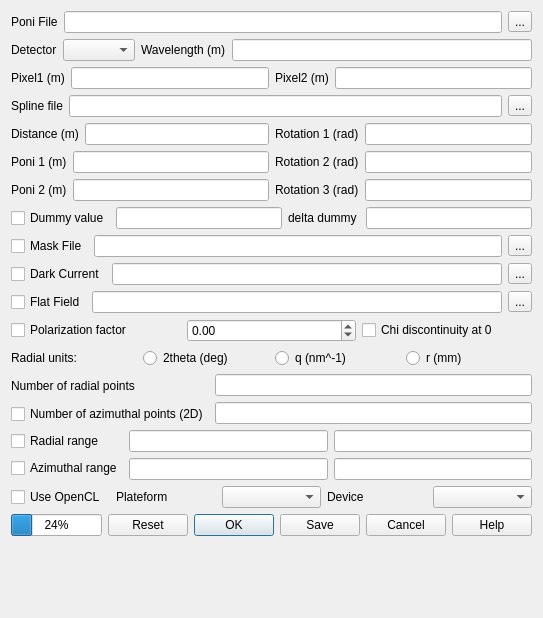
<?xml version="1.0" encoding="UTF-8"?>
<ui version="4.0">
 <author>Jérôme Kieffer</author>
 <class>integration</class>
 <widget class="QWidget" name="integration">
  <property name="geometry">
   <rect>
    <x>0</x>
    <y>0</y>
    <width>539</width>
    <height>618</height>
   </rect>
  </property>
  <property name="windowTitle">
   <string>PyFAI</string>
  </property>
  <layout class="QFormLayout" name="formLayout">
   <item row="0" column="0">
    <layout class="QVBoxLayout" name="verticalLayout">
     <item>
      <layout class="QHBoxLayout" name="horizontalLayout_10">
       <item>
        <widget class="QLabel" name="label_6">
         <property name="text">
          <string>Poni File</string>
         </property>
        </widget>
       </item>
       <item>
        <widget class="QLineEdit" name="poni">
         <property name="toolTip">
          <string>File containing the experiment geometry setup</string>
         </property>
        </widget>
       </item>
       <item>
        <widget class="QToolButton" name="file_poni">
         <property name="toolTip">
          <string>Select graphically the geometry setup file</string>
         </property>
         <property name="text">
          <string>...</string>
         </property>
        </widget>
       </item>
      </layout>
     </item>
     <item>
      <layout class="QVBoxLayout" name="verticalLayout_2">
       <item>
        <layout class="QHBoxLayout" name="horizontalLayout_9">
         <item>
          <widget class="QLabel" name="label_5">
           <property name="text">
            <string>Detector</string>
           </property>
          </widget>
         </item>
         <item>
          <widget class="QComboBox" name="detector">
           <property name="toolTip">
            <string>Detector model</string>
           </property>
          </widget>
         </item>
         <item>
          <widget class="QLabel" name="label_11">
           <property name="text">
            <string>Wavelength (m)</string>
           </property>
          </widget>
         </item>
         <item>
          <widget class="QLineEdit" name="wavelength">
           <property name="toolTip">
            <string>Used only for calculating the momentum transfer (q)</string>
           </property>
          </widget>
         </item>
        </layout>
       </item>
       <item>
        <layout class="QHBoxLayout" name="horizontalLayout_6">
         <item>
          <widget class="QLabel" name="label_2">
           <property name="text">
            <string>Pixel1 (m)</string>
           </property>
          </widget>
         </item>
         <item>
          <widget class="QLineEdit" name="pixel1">
           <property name="toolTip">
            <string>Pixel size in rows direction (Y)</string>
           </property>
          </widget>
         </item>
         <item>
          <widget class="QLabel" name="label_4">
           <property name="text">
            <string>Pixel2 (m)</string>
           </property>
          </widget>
         </item>
         <item>
          <widget class="QLineEdit" name="pixel2">
           <property name="toolTip">
            <string>Pixel size in columns direction (X)</string>
           </property>
          </widget>
         </item>
        </layout>
       </item>
       <item>
        <layout class="QHBoxLayout" name="horizontalLayout_7">
         <item>
          <widget class="QLabel" name="label_3">
           <property name="text">
            <string>Spline file</string>
           </property>
          </widget>
         </item>
         <item>
          <widget class="QLineEdit" name="splineFile">
           <property name="toolTip">
            <string>File containing the cubic spline distortion of the detector</string>
           </property>
          </widget>
         </item>
         <item>
          <widget class="QToolButton" name="file_splinefile">
           <property name="toolTip">
            <string>select spline file graphically</string>
           </property>
           <property name="text">
            <string>...</string>
           </property>
          </widget>
         </item>
        </layout>
       </item>
      </layout>
     </item>
     <item>
      <layout class="QHBoxLayout" name="horizontalLayout_17">
       <item>
        <layout class="QVBoxLayout" name="verticalLayout_3">
         <item>
          <layout class="QHBoxLayout" name="horizontalLayout_11">
           <item>
            <widget class="QLabel" name="label_7">
             <property name="text">
              <string>Distance (m)</string>
             </property>
            </widget>
           </item>
           <item>
            <widget class="QLineEdit" name="dist">
             <property name="toolTip">
              <string>Orthogonal distance from sample to detector plan</string>
             </property>
            </widget>
           </item>
          </layout>
         </item>
         <item>
          <layout class="QHBoxLayout" name="horizontalLayout_12">
           <item>
            <widget class="QLabel" name="label_13">
             <property name="text">
              <string>Poni 1 (m)</string>
             </property>
            </widget>
           </item>
           <item>
            <widget class="QLineEdit" name="poni1">
             <property name="toolTip">
              <string>The Point Of Normal Incidence; rows or Y direction</string>
             </property>
            </widget>
           </item>
          </layout>
         </item>
         <item>
          <layout class="QHBoxLayout" name="horizontalLayout_13">
           <item>
            <widget class="QLabel" name="label_9">
             <property name="text">
              <string>Poni 2 (m)</string>
             </property>
            </widget>
           </item>
           <item>
            <widget class="QLineEdit" name="poni2">
             <property name="toolTip">
              <string>The Point Of Normal Incidence; Columns or X direction</string>
             </property>
            </widget>
           </item>
          </layout>
         </item>
        </layout>
       </item>
       <item>
        <layout class="QVBoxLayout" name="verticalLayout_4">
         <item>
          <layout class="QHBoxLayout" name="horizontalLayout_14">
           <item>
            <widget class="QLabel" name="label_12">
             <property name="text">
              <string>Rotation 1 (rad)</string>
             </property>
            </widget>
           </item>
           <item>
            <widget class="QLineEdit" name="rot1">
             <property name="toolTip">
              <string>Rotation arround Y direction</string>
             </property>
            </widget>
           </item>
          </layout>
         </item>
         <item>
          <layout class="QHBoxLayout" name="horizontalLayout_15">
           <item>
            <widget class="QLabel" name="label_14">
             <property name="text">
              <string>Rotation 2 (rad)</string>
             </property>
            </widget>
           </item>
           <item>
            <widget class="QLineEdit" name="rot2">
             <property name="toolTip">
              <string>Rotation around  X direction</string>
             </property>
            </widget>
           </item>
          </layout>
         </item>
         <item>
          <layout class="QHBoxLayout" name="horizontalLayout_16">
           <item>
            <widget class="QLabel" name="label_15">
             <property name="text">
              <string>Rotation 3 (rad)</string>
             </property>
            </widget>
           </item>
           <item>
            <widget class="QLineEdit" name="rot3">
             <property name="toolTip">
              <string>Rotation around incident beam direction</string>
             </property>
            </widget>
           </item>
          </layout>
         </item>
        </layout>
       </item>
      </layout>
     </item>
     <item>
      <layout class="QHBoxLayout" name="horizontalLayout">
       <item>
        <widget class="QCheckBox" name="do_dummy">
         <property name="toolTip">
          <string>Perform dynamic masking</string>
         </property>
         <property name="statusTip">
          <string/>
         </property>
         <property name="text">
          <string>Dummy value</string>
         </property>
        </widget>
       </item>
       <item>
        <widget class="QLineEdit" name="val_dummy">
         <property name="toolTip">
          <string>Dummy value for dynamic masking</string>
         </property>
        </widget>
       </item>
       <item>
        <widget class="QLabel" name="label">
         <property name="text">
          <string>delta dummy </string>
         </property>
        </widget>
       </item>
       <item>
        <widget class="QLineEdit" name="delta_dummy">
         <property name="toolTip">
          <string>Precision for dummy value</string>
         </property>
        </widget>
       </item>
      </layout>
     </item>
     <item>
      <layout class="QHBoxLayout" name="horizontalLayout_5">
       <item>
        <widget class="QCheckBox" name="do_mask">
         <property name="toolTip">
          <string>Mask-out pixels</string>
         </property>
         <property name="text">
          <string>Mask File</string>
         </property>
        </widget>
       </item>
       <item>
        <widget class="QLineEdit" name="mask_file">
         <property name="toolTip">
          <string>File containing the image of the mask</string>
         </property>
        </widget>
       </item>
       <item>
        <widget class="QToolButton" name="file_mask_file">
         <property name="text">
          <string>...</string>
         </property>
        </widget>
       </item>
      </layout>
     </item>
     <item>
      <layout class="QHBoxLayout" name="horizontalLayout_4">
       <item>
        <widget class="QCheckBox" name="do_dark">
         <property name="toolTip">
          <string>Perform dark current subtraction</string>
         </property>
         <property name="text">
          <string>Dark Current</string>
         </property>
        </widget>
       </item>
       <item>
        <widget class="QLineEdit" name="dark_current">
         <property name="toolTip">
          <string>File containing the dark image</string>
         </property>
        </widget>
       </item>
       <item>
        <widget class="QToolButton" name="file_dark_current">
         <property name="text">
          <string>...</string>
         </property>
        </widget>
       </item>
      </layout>
     </item>
     <item>
      <layout class="QHBoxLayout" name="horizontalLayout_3">
       <item>
        <widget class="QCheckBox" name="do_flat">
         <property name="toolTip">
          <string>Perform flat field corrrections</string>
         </property>
         <property name="text">
          <string>Flat Field</string>
         </property>
        </widget>
       </item>
       <item>
        <widget class="QLineEdit" name="flat_field">
         <property name="toolTip">
          <string>File containing the flat-field image</string>
         </property>
        </widget>
       </item>
       <item>
        <widget class="QToolButton" name="file_flat_field">
         <property name="text">
          <string>...</string>
         </property>
        </widget>
       </item>
      </layout>
     </item>
     <item>
      <layout class="QHBoxLayout" name="horizontalLayout_2">
       <item>
        <widget class="QCheckBox" name="do_polarization">
         <property name="toolTip">
          <string>Perform polarization corrections</string>
         </property>
         <property name="text">
          <string>Polarization factor</string>
         </property>
        </widget>
       </item>
       <item>
        <widget class="QDoubleSpinBox" name="polarization_factor">
         <property name="toolTip">
          <string>Between 1 (Vertical) and -1 (Horizontal polarization). </string>
         </property>
         <property name="minimum">
          <double>-1.000000000000000</double>
         </property>
         <property name="maximum">
          <double>1.000000000000000</double>
         </property>
         <property name="singleStep">
          <double>0.050000000000000</double>
         </property>
        </widget>
       </item>
       <item>
        <widget class="QCheckBox" name="chi_discontinuity_at_0">
         <property name="toolTip">
          <string>if unset, the discontinuity is at 180°</string>
         </property>
         <property name="text">
          <string>Chi discontinuity at 0</string>
         </property>
        </widget>
       </item>
      </layout>
     </item>
     <item>
      <layout class="QHBoxLayout" name="horizontalLayout_19">
       <item>
        <widget class="QLabel" name="label_10">
         <property name="text">
          <string>Radial units:</string>
         </property>
        </widget>
       </item>
       <item>
        <widget class="QRadioButton" name="tth_deg">
         <property name="toolTip">
          <string>Scattering angle in degrees</string>
         </property>
         <property name="text">
          <string>2theta (deg)</string>
         </property>
         <attribute name="buttonGroup">
          <string notr="true">buttonGroup</string>
         </attribute>
        </widget>
       </item>
       <item>
        <widget class="QRadioButton" name="q_nm">
         <property name="toolTip">
          <string>Momentum transfer in inverse nanometers</string>
         </property>
         <property name="text">
          <string>q (nm^-1)</string>
         </property>
         <attribute name="buttonGroup">
          <string notr="true">buttonGroup</string>
         </attribute>
        </widget>
       </item>
       <item>
        <widget class="QRadioButton" name="r_mm">
         <property name="toolTip">
          <string>radius in millimeters (from beam center, not from PONI)</string>
         </property>
         <property name="text">
          <string>r (mm)</string>
         </property>
         <attribute name="buttonGroup">
          <string notr="true">buttonGroup</string>
         </attribute>
        </widget>
       </item>
      </layout>
     </item>
     <item>
      <layout class="QHBoxLayout" name="horizontalLayout_21">
       <item>
        <layout class="QVBoxLayout" name="verticalLayout_8">
         <item>
          <widget class="QLabel" name="label_8">
           <property name="text">
            <string>Number of radial points</string>
           </property>
          </widget>
         </item>
         <item>
          <widget class="QCheckBox" name="do_2D">
           <property name="toolTip">
            <string>Perform Caking instead of full integration</string>
           </property>
           <property name="text">
            <string>Number of azimuthal points (2D)</string>
           </property>
          </widget>
         </item>
        </layout>
       </item>
       <item>
        <layout class="QVBoxLayout" name="verticalLayout_9">
         <item>
          <widget class="QLineEdit" name="rad_pt"/>
         </item>
         <item>
          <widget class="QLineEdit" name="azim_pt"/>
         </item>
        </layout>
       </item>
      </layout>
     </item>
     <item>
      <layout class="QHBoxLayout" name="horizontalLayout_8">
       <item>
        <layout class="QVBoxLayout" name="verticalLayout_7">
         <item>
          <widget class="QCheckBox" name="checkBox">
           <property name="toolTip">
            <string>Limit/Force the radial range</string>
           </property>
           <property name="text">
            <string>Radial range</string>
           </property>
          </widget>
         </item>
         <item>
          <widget class="QCheckBox" name="checkBox_2">
           <property name="toolTip">
            <string>Limit/force the azimuthal range</string>
           </property>
           <property name="text">
            <string>Azimuthal range</string>
           </property>
          </widget>
         </item>
        </layout>
       </item>
       <item>
        <layout class="QVBoxLayout" name="verticalLayout_6">
         <item>
          <widget class="QLineEdit" name="radial_range_min">
           <property name="toolTip">
            <string>Lower radial bound</string>
           </property>
          </widget>
         </item>
         <item>
          <widget class="QLineEdit" name="azimuth_range_min">
           <property name="toolTip">
            <string>Lower azimuthal bound</string>
           </property>
          </widget>
         </item>
        </layout>
       </item>
       <item>
        <layout class="QVBoxLayout" name="verticalLayout_5">
         <item>
          <widget class="QLineEdit" name="radial_range_max">
           <property name="toolTip">
            <string>upper radial bound</string>
           </property>
          </widget>
         </item>
         <item>
          <widget class="QLineEdit" name="azimuth_range_max">
           <property name="toolTip">
            <string>Upper azimuthal bound</string>
           </property>
          </widget>
         </item>
        </layout>
       </item>
      </layout>
     </item>
     <item>
      <layout class="QHBoxLayout" name="horizontalLayout_18">
       <item>
        <widget class="QCheckBox" name="checkBox_3">
         <property name="toolTip">
          <string>OpenCL enable the use of GPU</string>
         </property>
         <property name="text">
          <string>Use OpenCL</string>
         </property>
        </widget>
       </item>
       <item>
        <widget class="QLabel" name="label_16">
         <property name="text">
          <string>Plateform</string>
         </property>
        </widget>
       </item>
       <item>
        <widget class="QComboBox" name="platform">
         <property name="toolTip">
          <string>OpenCL platform</string>
         </property>
        </widget>
       </item>
       <item>
        <widget class="QLabel" name="label_17">
         <property name="text">
          <string>Device</string>
         </property>
        </widget>
       </item>
       <item>
        <widget class="QComboBox" name="device">
         <property name="toolTip">
          <string>device name</string>
         </property>
        </widget>
       </item>
      </layout>
     </item>
     <item>
      <layout class="QHBoxLayout" name="horizontalLayout_20">
       <item>
        <widget class="QProgressBar" name="progressBar">
         <property name="toolTip">
          <string>Will indicate the progress</string>
         </property>
         <property name="value">
          <number>24</number>
         </property>
        </widget>
       </item>
       <item>
        <widget class="QDialogButtonBox" name="buttonBox">
         <property name="toolTip">
          <string/>
         </property>
         <property name="standardButtons">
          <set>QDialogButtonBox::Cancel|QDialogButtonBox::Help|QDialogButtonBox::Ok|QDialogButtonBox::Reset|QDialogButtonBox::Save</set>
         </property>
        </widget>
       </item>
      </layout>
     </item>
    </layout>
   </item>
  </layout>
 </widget>
 <tabstops>
  <tabstop>poni</tabstop>
  <tabstop>file_poni</tabstop>
  <tabstop>detector</tabstop>
  <tabstop>pixel1</tabstop>
  <tabstop>pixel2</tabstop>
  <tabstop>splineFile</tabstop>
  <tabstop>file_splinefile</tabstop>
  <tabstop>dist</tabstop>
  <tabstop>poni1</tabstop>
  <tabstop>poni2</tabstop>
  <tabstop>rot1</tabstop>
  <tabstop>rot2</tabstop>
  <tabstop>rot3</tabstop>
  <tabstop>do_dummy</tabstop>
  <tabstop>val_dummy</tabstop>
  <tabstop>delta_dummy</tabstop>
  <tabstop>do_mask</tabstop>
  <tabstop>mask_file</tabstop>
  <tabstop>file_mask_file</tabstop>
  <tabstop>do_dark</tabstop>
  <tabstop>dark_current</tabstop>
  <tabstop>file_dark_current</tabstop>
  <tabstop>do_flat</tabstop>
  <tabstop>flat_field</tabstop>
  <tabstop>file_flat_field</tabstop>
  <tabstop>do_polarization</tabstop>
  <tabstop>polarization_factor</tabstop>
  <tabstop>do_2D</tabstop>
 </tabstops>
 <resources/>
 <connections/>
 <buttongroups>
  <buttongroup name="buttonGroup"/>
 </buttongroups>
</ui>
